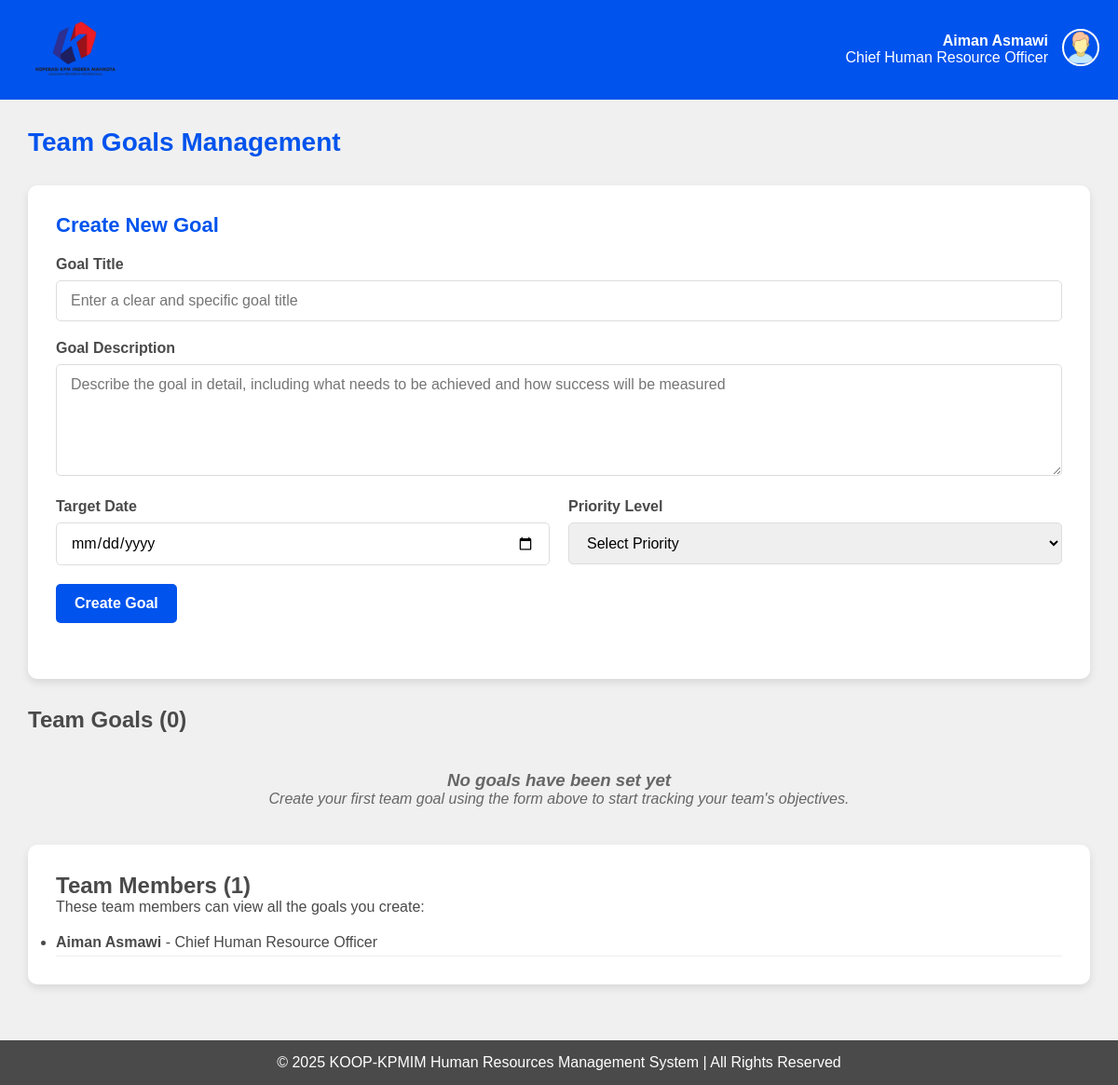
Page /manager/team-goals/ (signed in) on the earlier database version.
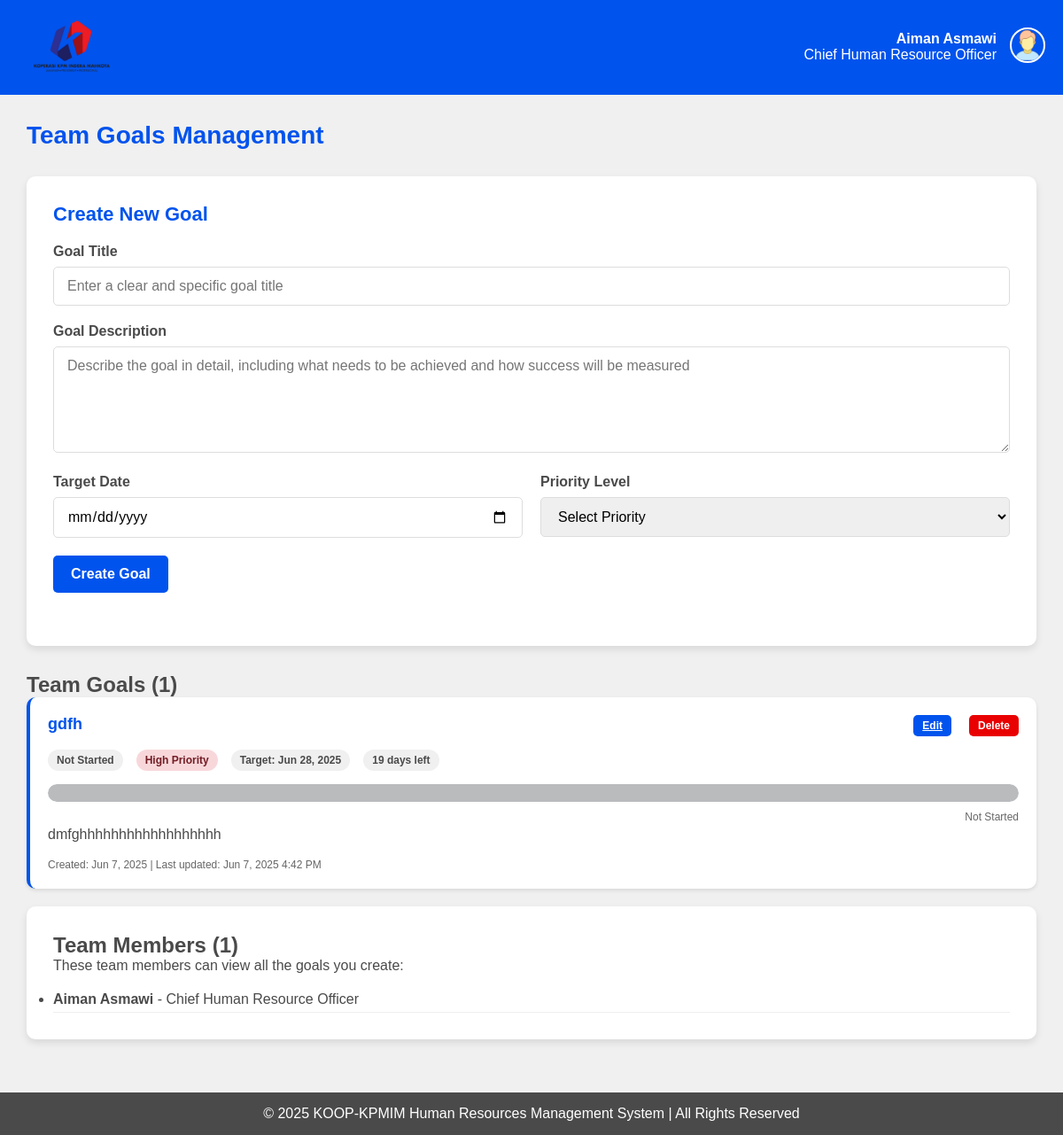
Same page on the later database version.
### HRMS/models.py (models this page shows, shortened)
class TEAM_MEMBERSHIP(models.Model):
    team = models.ForeignKey(TEAM, on_delete=models.CASCADE, related_name='memberships')
    staff = models.ForeignKey('STAFF', on_delete=models.CASCADE)
    joined_date = models.DateField(auto_now_add=True)
    class Meta:
        unique_together = ('team', 'staff')

class STAFF(models.Model):
    id = models.TextField(primary_key=True, max_length=12)
    name = models.TextField(default='')
    position = models.TextField(default='')
    phone = models.TextField(default='')
    email = models.EmailField(default='')
    password = models.TextField(default='')
    STATUS = [
        ('',''),
        ('Married','married'),
        ('Single','single'),
    ]
    status = models.TextField(choices=STATUS, default='')
    GENDER = [
        ('',''),
        ('Male', 'male'),
        ('Female', 'female'),
    ]
    gender = models.TextField(choices=GENDER, default='')
    date_of_birth = models.DateField()
    bank_number = models.TextField(default='')
    emergency_contact = models.TextField(default='')

class TEAM_GOALS(models.Model):
    id = models.AutoField(primary_key=True)
    title = models.TextField(max_length=200)
    description = models.TextField()
    target_date = models.DateField()
    created_date = models.DateField(auto_now_add=True)
    STATUS_CHOICES = [
        ('Not Started', 'not_started'),
        ('In Progress', 'in_progress'),
        ('Completed', 'completed'),
        ('On Hold', 'on_hold'),
    ]
    status = models.TextField(choices=STATUS_CHOICES, default='Not Started')
    PRIORITY_CHOICES = [
        ('Low', 'low'),
        ('Medium', 'medium'),
        ('High', 'high'),
        ('Critical', 'critical'),
    ]
    priority = models.TextField(choices=PRIORITY_CHOICES, default='Medium')
    progress_percentage = models.IntegerField(default=0)  # 0-100
    notes = models.TextField(blank=True, default='')
    team = models.ForeignKey(TEAM, on_delete=models.CASCADE, related_name='team_goals')
    created_by = models.ForeignKey(MANAGER, on_delete=models.CASCADE)
    last_updated = models.DateTimeField(auto_now=True)
    @property
    def is_overdue(self):
        malaysia_tz = pytz.timezone('Asia/Kuala_Lumpur')
        today_malaysia = timezone.now().astimezone(malaysia_tz).date()
        return self.target_date < today_malaysia and self.status != 'Completed'
    @property
    def days_remaining(self):
        malaysia_tz = pytz.timezone('Asia/Kuala_Lumpur')
        today_malaysia = timezone.now().astimezone(malaysia_tz).date()
        delta = self.target_date - today_malaysia
        return delta.days
    class Meta:
        ordering = ['-created_date']
        verbose_name = 'Team Goal'
        verbose_name_plural = 'Team Goals'

### HRMS/views.py (the view, shortened to what this page needs)
# urls.py: path('manager/team-goals/', views.team_goals, name='team_goals'),
def team_goals(request):
    if not request.session.get('user_type') == 'manager':
        request.session.flush()
        messages.error(request, "You do not have permission to view this page. Please login again")
        return redirect('login')
    try:
        manager_id = request.session.get('user_id')
        manager = MANAGER.objects.get(id=manager_id)
        team = TEAM.objects.get(managerid=manager)
        team_members = TEAM_MEMBERSHIP.objects.filter(team=team).select_related('staff')
        editing_goal_id = request.GET.get('edit')
        editing_goal = None
        if editing_goal_id:
            try:
                editing_goal = TEAM_GOALS.objects.get(id=editing_goal_id, team=team)
            except TEAM_GOALS.DoesNotExist:
                messages.error(request, "Goal not found.")
                return redirect('team_goals')
        goals = TEAM_GOALS.objects.filter(team=team).order_by('-created_date')
        context = {
            'manager': manager,
            'team': team,
            'team_members': team_members,
            'goals': goals,
            'editing_goal': editing_goal,
            'today': get_malaysia_date(),  # Use Malaysia date
        }
        return render(request, 'manager/team_goals.html', context)
    except MANAGER.DoesNotExist:
        messages.error(request, "Manager profile not found. Please login again.")
        return redirect('login')
    except TEAM.DoesNotExist:
        messages.error(request, "No team assigned to this manager.")
        return redirect('managermenu')
    except Exception as e:
        messages.error(request, f"An error occurred: {str(e)}")
        return redirect('managermenu')

### HRMS/views.py (called while the page is built)
def get_malaysia_date():
    malaysia_tz = pytz.timezone('Asia/Kuala_Lumpur')
    return timezone.now().astimezone(malaysia_tz).date()

### HRMS/templates/manager/team_goals.html (shortened to what the changed rows need)
{% load static %}
<!DOCTYPE html>
<html lang="en">
<head>
</head>
<body>
    <main>
        <h1>Team Goals Management</h1>
        <div class="goals-container">
            <div class="form-section">
                <h2>{% if editing_goal %}Edit Goal{% else %}Create New Goal{% endif %}</h2>
            </div>
        </div>
        <div class="goals-list">
            <h2>Team Goals ({{ goals.count }})</h2>
            {% if goals %}
                {% for goal in goals %}
                <div class="goal-card {% if goal.is_overdue %}overdue{% endif %}">
                    <div class="goal-header">
                        <h3 class="goal-title">{{ goal.title }}</h3>
                        <div class="goal-actions">
                            <a href="{% url 'team_goals' %}?edit={{ goal.id }}" class="btn btn-small">Edit</a>
                            <form method="POST" style="display: inline;" onsubmit="return confirm('Are you sure you want to delete this goal?')">
                                <button type="submit" class="btn btn-danger btn-small">Delete</button>
                            </form>
                        </div>
                    </div>
                    <div class="goal-meta">
                        <span class="meta-item status-{{ goal.status|lower|cut:' ' }}">{{ goal.status }}</span>
                        <span class="meta-item priority-{{ goal.priority|lower }}">{{ goal.priority }} Priority</span>
                        <span class="meta-item">Target: {{ goal.target_date|date:"M j, Y" }}</span>
                        {% if goal.is_overdue %}
                            <span class="meta-item priority-critical">Overdue</span>
                        {% else %}
                            <span class="meta-item">{{ goal.days_remaining }} days left</span>
                        {% endif %}
                    </div>
                    <div class="progress-bar">
                        {% if goal.progress_percentage == 0 %}
                            <div class="progress-fill no-progress"></div>
                        {% else %}
                            <div class="progress-fill has-progress" style="width: {{ goal.progress_percentage }}%"></div>
                        {% endif %}
                    </div>
                    <div style="text-align: right; font-size: 12px; color: #666; margin-top: 5px;">
                        {% if goal.progress_percentage == 0 %}
                            Not Started
                        {% else %}
                            {{ goal.progress_percentage }}% Complete
                        {% endif %}
                    </div>
                    <div class="goal-description">
                        {{ goal.description|linebreaksbr }}
                    </div>
                    <div style="font-size: 12px; color: #666; margin-top: 15px;">
                        Created: {{ goal.created_date|date:"M j, Y" }} | Last updated: {{ goal.last_updated|date:"M j, Y g:i A" }}
                    </div>
                </div>
                {% endfor %}
            {% else %}
                <div class="no-goals">
                    <h3>No goals have been set yet</h3>
                    <p>Create your first team goal using the form above to start tracking your team's objectives.</p>
                </div>
            {% endif %}
        </div>
        {% if team_members %}
        <div class="goals-container">
            <h2>Team Members ({{ team_members.count }})</h2>
            <ul style="margin-top: 15px;">
                {% for member in team_members %}
                <li style="padding: 5px 0; border-bottom: 1px solid #eee;">
                    <strong>{{ member.staff.name }}</strong> - {{ member.staff.position }}
                </li>
                {% endfor %}
            </ul>
        </div>
        {% endif %}
    </main>
</body>
</html>

Differences in the rows shown:
added TEAM_GOALS: title "gdfh", status "Not Started", priority "High", target_date "Jun 28, 2025", days_remaining "19", progress_percentage 0 (drawn), description "dmfghhhhhhhhhhhhhhhhhh", created_date "Jun 7, 2025", last_updated "Jun 7, 2025 4:42 PM"
Other differences:
{{ goals.count }}: "0" → "1"
text no longer shown: "No goals have been set yet Create your first team goal using the form above to start tracking your team's objectives."
